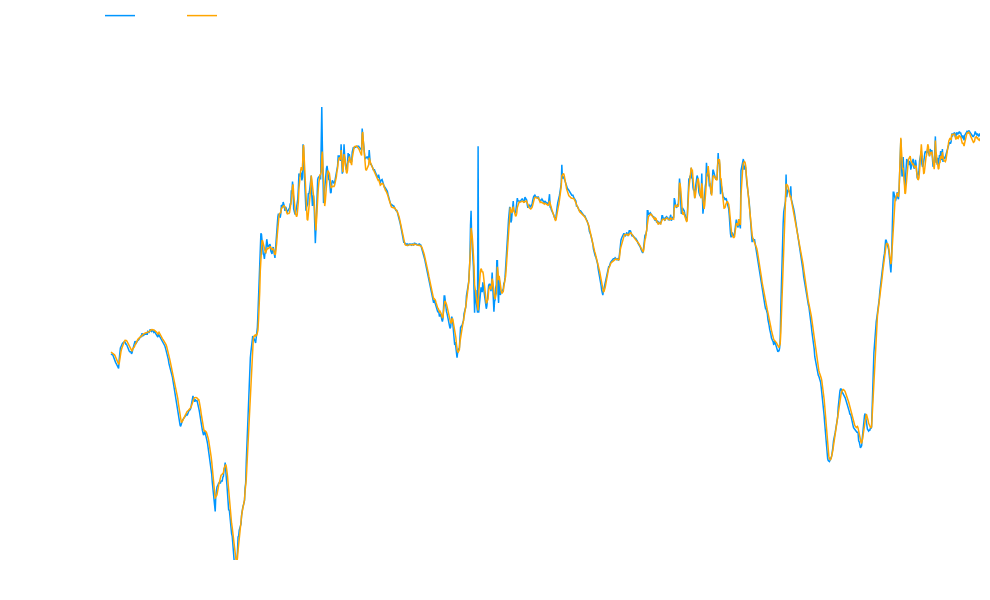

This figure's notebook cell:
### Code cell
# PREDICTION
train_predictions = model.predict(X_train)
test_predictions = model.predict(X_test)
# SCALING FOR PREDICTION
train_predictions = scaler.inverse_transform(np.concatenate((train_predictions, X_train[:, -1, 1:]), axis=1))[:, 0]
test_predictions = scaler.inverse_transform(np.concatenate((test_predictions, X_test[:, -1, 1:]), axis=1))[:, 0]

# SCALING FOR ACTUAL
y_train_inv = scaler.inverse_transform(np.concatenate((y_train.reshape(-1, 1), X_train[:, -1, 1:]), axis=1))[:, 0]
y_test_inv = scaler.inverse_transform(np.concatenate((y_test.reshape(-1, 1), X_test[:, -1, 1:]), axis=1))[:, 0]

config = {'displaylogo': False, 'displayModeBar': True}
actual_trace = go.Scatter(
    x=list(range(len(y_test_inv))),
    y=y_test_inv,
    mode='lines',
    line=dict(width=1.5, color='#0096FF'),
    name='Actual',
    hovertemplate='%{y:.2f}',
)

predicted_trace = go.Scatter(
    x=list(range(len(test_predictions))),
    y=test_predictions,
    mode='lines',
    line=dict(width=1.5, color='orange'),
    name='Forecasted',
    hovertemplate='%{y:.2f}',
)

fig = go.Figure()
fig.add_trace(actual_trace)
fig.add_trace(predicted_trace)

fig.update_layout(
        title=dict(
        text='Test Set: Actual vs Predicted',
        x=0.55,
        xanchor='center'
    ),
     xaxis=dict(
        title='Date',
        titlefont=dict(size=14, color='white'),
        tickformat='%b %d, %Y',
        tickangle=0,
        tickfont=dict(size=12, color='white')
    ),
    yaxis=dict(
        title='Water Level (m)',
        titlefont=dict(size=15, color='white'),
        tickfont=dict(size=12, color='white')
    ),
    margin=dict(t=0, l=100, b=10, r=10),
    plot_bgcolor='rgba(0,0,0,0)',
    paper_bgcolor='rgba(0,0,0,0)',
    font=dict(
        family='Arial',
        size=14,
        color='white'
    ),
    legend=dict(
        orientation='h',
        yanchor='top',
        y=1.08,
        xanchor='left',
        x=0
    ),
    hovermode='x unified',
    hoverlabel=dict(
        bgcolor='rgba(0, 0, 0, 0.7)',  
        font=dict(size=15, family='Helvetica', color='white')
    ),
    width = 990,
    height = 600,
    modebar_remove=['zoom', 'lasso','select2d','lasso2d','resetScale2d']
)

fig.update_xaxes(showgrid=True, gridwidth=0.5, gridcolor='rgba(255, 255, 255, 0.3)', showspikes = True, spikecolor="white", spikethickness = 0.7, spikedash='solid', )
fig.update_yaxes(showgrid=True, gridwidth=0.5, gridcolor='rgba(255, 255, 255, 0.3)')

html_str = pio.to_html(fig, config=config)
with open('water_level_test_set.html', 'w', encoding='utf-8') as f:
    f.write(html_str)

# Display the plot (if running in an interactive environment)
fig.show()

### Figure 1 — Plotly figure (JSON) as saved in the notebook; plotly's stock layout.template omitted (floating-point values rounded to 4 significant figures; data arrays with more than 128 entries replaced by an {"elided": "..."} marker saying what was removed)
{"data": [{"hovertemplate": "%{y:.2f}", "line": {"color": "#0096FF", "width": 1.5}, "mode": "lines", "name": "Actual", "type": "scatter", "x": {"elided": "1504 int values"}, "y": {"elided": "1504 float values"}}, {"hovertemplate": "%{y:.2f}", "line": {"color": "orange", "width": 1.5}, "mode": "lines", "name": "Forecasted", "type": "scatter", "x": {"elided": "1504 int values"}, "y": {"elided": "1504 float values"}}], "layout": {"dragmode": "pan", "font": {"color": "white", "family": "Arial", "size": 14}, "height": 600, "hoverlabel": {"bgcolor": "rgba(0, 0, 0, 0.7)", "font": {"color": "white", "family": "Helvetica", "size": 15}}, "hovermode": "x unified", "legend": {"orientation": "h", "x": 0, "xanchor": "left", "y": 1.08, "yanchor": "top"}, "margin": {"b": 10, "l": 100, "r": 10, "t": 0}, "modebar": {"remove": ["zoom", "lasso", "select2d", "lasso2d", "resetScale2d"]}, "paper_bgcolor": "rgba(0, 0, 0, 0)", "plot_bgcolor": "rgba(0, 0, 0, 0)", "title": {"text": "Test Set: Actual vs Predicted", "x": 0.55, "xanchor": "center"}, "width": 990, "xaxis": {"autorange": false, "gridcolor": "rgba(255, 255, 255, 0.3)", "gridwidth": 0.5, "range": [-18.79, 1484.0], "showgrid": true, "showspikes": true, "spikecolor": "white", "spikedash": "solid", "spikethickness": 0.7, "tickangle": 0, "tickfont": {"color": "white", "size": 12}, "tickformat": "%b %d, %Y", "title": {"font": {"color": "white", "size": 14}, "text": "DATE"}, "type": "linear"}, "yaxis": {"autorange": false, "gridcolor": "rgba(255, 255, 255, 0.3)", "gridwidth": 0.5, "range": [75.47, 80.77], "showgrid": true, "tickfont": {"color": "white", "size": 12}, "title": {"font": {"color": "white", "size": 15}, "text": "WATER LEVEL"}, "type": "linear"}}}
